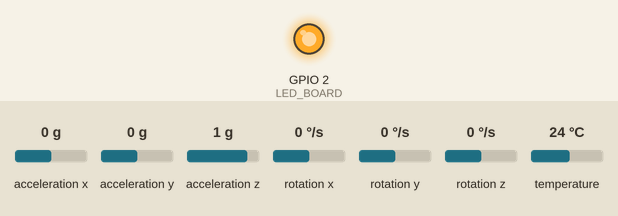
Recording of a sketch running on a simulated ESP32. On the bench: output pins drawn as LEDs (lit = HIGH). The inputs (shaded band) are chosen by the test bench; at power-on: acceleration x 0 g, acceleration y 0 g, acceleration z 1 g, rotation x 0 °/s, rotation y 0 °/s, rotation z 0 °/s, temperature 24 °C. What the sketch prints to the serial monitor is not drawn.

Above: at 0.1 s.
At 2.5 s:
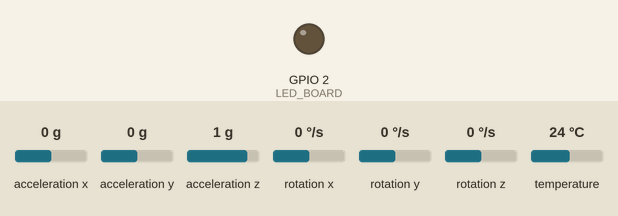
Timing chart, 0 to 4.0 s (numbered marks = the images above):
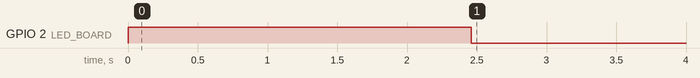

The sketch:

p6_complementary_filter.ino
```cpp
/*
 * BAB 29 - Program 6: Menggabungkan Akselerometer dan Giroskop
 * Complementary filter: sudut roll dihitung 100 kali per detik dari
 * 98% prediksi giroskop + 2% sudut akselerometer.
 * Serial Plotter menampilkan tiga garis setiap 50 ms:
 *   RollAksel  = dari akselerometer saja
 *   RollGiro   = dari giroskop saja (integrasi)
 *   RollFilter = hasil complementary filter
 *
 * Rangkaian: tidak perlu kabel. MPU-6050 tersambung ke
 * IO21 (SDA) dan IO22 (SCL) lewat jumper cap di kit.
 * LED biru bawaan board ESP32 (IO2) menyala selama kalibrasi.
 * Library: Adafruit MPU6050 (by Adafruit)
 */

#include <Wire.h>
#include <Adafruit_MPU6050.h>
#include <Adafruit_Sensor.h>

#define PIN_SDA   21
#define PIN_SCL   22
#define LED_BOARD 2  // LED biru bawaan board ESP32

const uint8_t MPU_ALAMAT = 0x68;
const float ALPHA = 0.98;                // bobot giroskop (0..1)
const unsigned long PERIODE_US = 10000;  // hitung sudut setiap 10000 µs (10 ms)
const unsigned long JEDA_CETAK = 50;     // satu titik grafik setiap 50 ms
const int SAMPEL_KALIBRASI = 200;        // 200 bacaan x 10 ms = 2 detik

unsigned long waktuSampelLalu = 0;     // micros() saat sudut terakhir dihitung
unsigned long waktuCetakTerakhir = 0;  // millis() saat titik grafik terakhir dikirim

Adafruit_MPU6050 mpu;

float ax, ay, az;                                // percepatan (g)
float gx, gy, gz;                                // kecepatan putar mentah (°/s)
float offsetGx = 0, offsetGy = 0, offsetGz = 0;  // hasil kalibrasi (°/s)

float rollAksel = 0;   // roll dari akselerometer saja (°)
float rollGiro = 0;    // roll dari giroskop saja (°)
float rollFilter = 0;  // roll hasil complementary filter (°)

// ---------- Fungsi sensor (versi library Adafruit, sama seperti Program 3) ----------

bool siapkanImu() {
  if (!mpu.begin(MPU_ALAMAT)) {
    return false;
  }
  mpu.setAccelerometerRange(MPU6050_RANGE_2_G);  // ±2 g
  mpu.setGyroRange(MPU6050_RANGE_500_DEG);       // ±500 °/s
  mpu.setFilterBandwidth(MPU6050_BAND_21_HZ);    // DLPF 21 Hz
  return true;
}

bool bacaImu() {
  Wire.beginTransmission(MPU_ALAMAT);  // pastikan dulu sensornya menjawab
  if (Wire.endTransmission() != 0) {
    return false;
  }
  sensors_event_t aksel, giro, suhu;
  mpu.getEvent(&aksel, &giro, &suhu);
  ax = aksel.acceleration.x / SENSORS_GRAVITY_STANDARD;  // m/s² → g
  ay = aksel.acceleration.y / SENSORS_GRAVITY_STANDARD;
  az = aksel.acceleration.z / SENSORS_GRAVITY_STANDARD;
  gx = giro.gyro.x * RAD_TO_DEG;                          // rad/s → °/s
  gy = giro.gyro.y * RAD_TO_DEG;
  gz = giro.gyro.z * RAD_TO_DEG;
  return true;
}

// Rata-rata bacaan giroskop saat kit diam = offset (sama seperti Program 3)
void kalibrasiGiro() {
  digitalWrite(LED_BOARD, HIGH);  // LED menyala: jangan sentuh kit
  float totalX = 0, totalY = 0, totalZ = 0;
  int jumlah = 0;
  for (int i = 0; i < SAMPEL_KALIBRASI; i++) {
    if (bacaImu()) {
      totalX += gx;
      totalY += gy;
      totalZ += gz;
      jumlah++;
    }
    delay(10);
  }
  if (jumlah > 0) {
    offsetGx = totalX / jumlah;
    offsetGy = totalY / jumlah;
    offsetGz = totalZ / jumlah;
  }
  digitalWrite(LED_BOARD, LOW);   // selesai
}

void setup() {
  Serial.begin(115200);
  pinMode(LED_BOARD, OUTPUT);
  Wire.begin(PIN_SDA, PIN_SCL);  // bus I2C kit: SDA = IO21, SCL = IO22

  if (!siapkanImu()) {
    Serial.println("MPU-6050 tidak ditemukan. Jalankan Program 1 untuk mencari penyebabnya.");
    bool nyala = false;
    while (true) {               // LED berkedip cepat = sensor tidak ditemukan
      nyala = !nyala;
      digitalWrite(LED_BOARD, nyala ? HIGH : LOW);
      delay(100);
    }
  }

  kalibrasiGiro();

  // Ketiga sudut dimulai dari sudut akselerometer (kit sedang diam)
  if (bacaImu()) {
    rollAksel = atan2(ay, az) * RAD_TO_DEG;
  }
  rollGiro = rollAksel;
  rollFilter = rollAksel;
  waktuSampelLalu = micros();
}

void loop() {
  // 1. Setiap 10 ms: baca sensor lalu perbarui ketiga sudut
  unsigned long sekarang = micros();
  if (sekarang - waktuSampelLalu >= PERIODE_US) {
    float dt = (sekarang - waktuSampelLalu) / 1000000.0;  // selang waktu nyata (detik)
    waktuSampelLalu = sekarang;

    if (bacaImu()) {
      float lajuRoll = gx - offsetGx;           // kecepatan putar roll (°/s)
      rollAksel = atan2(ay, az) * RAD_TO_DEG;  // akselerometer saja
      rollGiro += lajuRoll * dt;               // giroskop saja

      // Complementary filter: 98% prediksi giroskop + 2% akselerometer
      rollFilter = ALPHA * (rollFilter + lajuRoll * dt) + (1.0 - ALPHA) * rollAksel;
    }
  }

  // 2. Setiap 50 ms: kirim satu titik grafik
  if (millis() - waktuCetakTerakhir >= JEDA_CETAK) {
    waktuCetakTerakhir = millis();
    Serial.printf("RollAksel:%.1f,RollGiro:%.1f,RollFilter:%.1f\n", rollAksel, rollGiro, rollFilter);
  }
}
```
